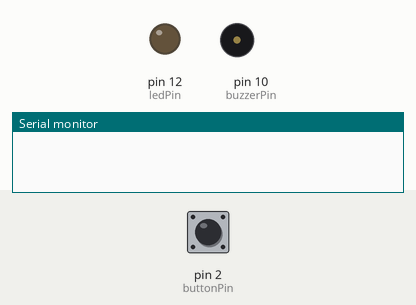
The sketch below on a simulated Arduino Uno, built with avr-gcc and run on an emulated ATmega328P. Shown: output pins drawn as LEDs (lit = HIGH), buzzer (waves = sounding, pin HIGH), the last lines printed to the serial monitor. Inputs (shaded band) come from the test bench; at power-on: pin 2 (buttonPin) HIGH.

Above: at 1.2 s.
1.3 s: pin 2 (buttonPin) pulled LOW for 0.15 s
At 1.59 s:
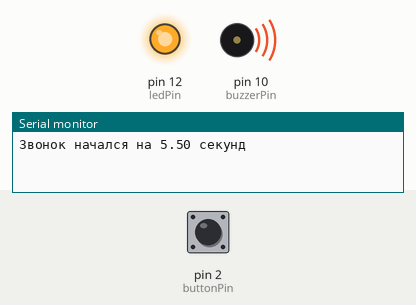
Timing chart, 0 to 8.3 s (numbered marks = the images above; inputs shaded):
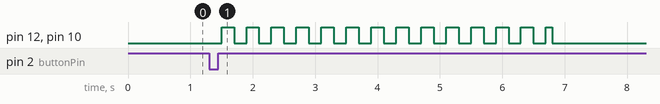

Measured:
- after the input at 1.3 s, pin 12 (ledPin), pin 10 (buzzerPin): goes 13 × (HIGH 0.20 s, LOW 0.20 s), HIGH 0.10 s, then LOW, starting after 0.20 s

The sketch:

l4.ino
```cpp
const int buttonPin = 2;
const int ledPin = 12;
const int buzzerPin = 10;
const int potPin = A3;

bool ringing = false;
unsigned long ringStartTime = 0;
unsigned long lastBlinkTime = 0;
bool ledState = false;
int ringDuration = 0;

void setup() {
  pinMode(buttonPin, INPUT_PULLUP);
  pinMode(ledPin, OUTPUT);
  pinMode(buzzerPin, OUTPUT);
  Serial.begin(9600);
}

void loop() {
  unsigned long now = millis();


  if (!ringing && digitalRead(buttonPin) == LOW) {
    ringing = true;
    ringStartTime = now;
    lastBlinkTime = now;


    int potValue = analogRead(potPin);
    ringDuration = map(potValue, 0, 1023, 1000, 10000);

    Serial.print("Звонок начался на ");
    Serial.print(ringDuration / 1000.0);
    Serial.println(" секунд");
  }


  if (ringing) {
    if (now - lastBlinkTime >= 200) {
      lastBlinkTime = now;
      ledState = !ledState;
      digitalWrite(ledPin, ledState);
      digitalWrite(buzzerPin, ledState);
    }

    if (now - ringStartTime >= ringDuration) {
      ringing = false;
      digitalWrite(ledPin, LOW);
      digitalWrite(buzzerPin, LOW);
      Serial.println("Звонок окончен");
    }
  }
}
```
